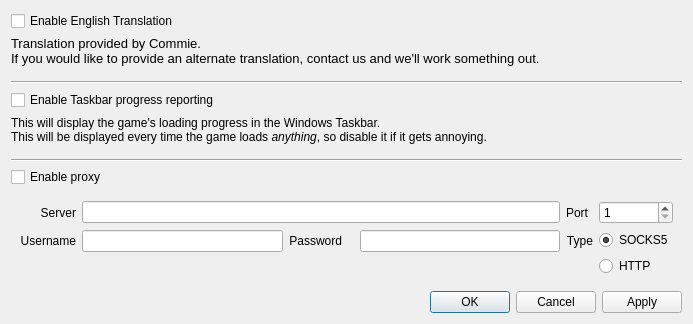
<?xml version="1.0" encoding="UTF-8"?>
<ui version="4.0">
 <class>KVSettingsDialog</class>
 <widget class="QDialog" name="KVSettingsDialog">
  <property name="windowModality">
   <enum>Qt::WindowModal</enum>
  </property>
  <property name="geometry">
   <rect>
    <x>0</x>
    <y>0</y>
    <width>693</width>
    <height>324</height>
   </rect>
  </property>
  <property name="windowTitle">
   <string>Settings</string>
  </property>
  <layout class="QVBoxLayout" name="verticalLayout">
   <property name="spacing">
    <number>5</number>
   </property>
   <item>
    <widget class="QCheckBox" name="translationCheckbox">
     <property name="text">
      <string>Enable English Translation</string>
     </property>
    </widget>
   </item>
   <item>
    <widget class="QLabel" name="label">
     <property name="font">
      <font>
       <pointsize>10</pointsize>
      </font>
     </property>
     <property name="text">
      <string>Translation provided by Commie.
If you would like to provide an alternate translation, contact us and we'll work something out.</string>
     </property>
     <property name="alignment">
      <set>Qt::AlignLeading|Qt::AlignLeft|Qt::AlignVCenter</set>
     </property>
    </widget>
   </item>
   <item>
    <widget class="QWidget" name="windowsOnlyContainer" native="true">
     <layout class="QVBoxLayout" name="verticalLayout_2">
      <property name="leftMargin">
       <number>0</number>
      </property>
      <property name="topMargin">
       <number>0</number>
      </property>
      <property name="rightMargin">
       <number>0</number>
      </property>
      <property name="bottomMargin">
       <number>0</number>
      </property>
      <item>
       <spacer name="verticalSpacer_4">
        <property name="orientation">
         <enum>Qt::Vertical</enum>
        </property>
        <property name="sizeType">
         <enum>QSizePolicy::Preferred</enum>
        </property>
        <property name="sizeHint" stdset="0">
         <size>
          <width>20</width>
          <height>10</height>
         </size>
        </property>
       </spacer>
      </item>
      <item>
       <widget class="Line" name="line">
        <property name="orientation">
         <enum>Qt::Horizontal</enum>
        </property>
       </widget>
      </item>
      <item>
       <widget class="QCheckBox" name="taskbarProgressCheckbox">
        <property name="text">
         <string>Enable Taskbar progress reporting</string>
        </property>
       </widget>
      </item>
      <item>
       <widget class="QLabel" name="label_2">
        <property name="text">
         <string>This will display the game's loading progress in the Windows Taskbar.&lt;br /&gt;This will be displayed every time the game loads &lt;i&gt;anything&lt;/i&gt;, so disable it if it gets annoying.</string>
        </property>
        <property name="textFormat">
         <enum>Qt::RichText</enum>
        </property>
       </widget>
      </item>
     </layout>
    </widget>
   </item>
   <item>
    <spacer name="verticalSpacer_2">
     <property name="orientation">
      <enum>Qt::Vertical</enum>
     </property>
     <property name="sizeType">
      <enum>QSizePolicy::Preferred</enum>
     </property>
     <property name="sizeHint" stdset="0">
      <size>
       <width>20</width>
       <height>10</height>
      </size>
     </property>
    </spacer>
   </item>
   <item>
    <widget class="Line" name="line_2">
     <property name="orientation">
      <enum>Qt::Horizontal</enum>
     </property>
    </widget>
   </item>
   <item>
    <widget class="QCheckBox" name="proxyCheckbox">
     <property name="text">
      <string>Enable proxy</string>
     </property>
    </widget>
   </item>
   <item>
    <widget class="QWidget" name="proxyContainer" native="true">
     <property name="minimumSize">
      <size>
       <width>0</width>
       <height>50</height>
      </size>
     </property>
     <layout class="QGridLayout" name="gridLayout">
      <item row="2" column="5">
       <widget class="QLineEdit" name="proxyPassEdit"/>
      </item>
      <item row="1" column="7">
       <widget class="QSpinBox" name="proxyPortBox">
        <property name="minimum">
         <number>1</number>
        </property>
        <property name="maximum">
         <number>65535</number>
        </property>
       </widget>
      </item>
      <item row="2" column="0">
       <widget class="QLabel" name="label_7">
        <property name="text">
         <string>Username</string>
        </property>
        <property name="alignment">
         <set>Qt::AlignRight|Qt::AlignTrailing|Qt::AlignVCenter</set>
        </property>
       </widget>
      </item>
      <item row="1" column="0">
       <widget class="QLabel" name="label_3">
        <property name="text">
         <string>Server</string>
        </property>
        <property name="alignment">
         <set>Qt::AlignRight|Qt::AlignTrailing|Qt::AlignVCenter</set>
        </property>
       </widget>
      </item>
      <item row="2" column="1">
       <widget class="QLineEdit" name="proxyUserEdit"/>
      </item>
      <item row="2" column="2">
       <widget class="QLabel" name="label_6">
        <property name="text">
         <string>Password</string>
        </property>
        <property name="alignment">
         <set>Qt::AlignRight|Qt::AlignTrailing|Qt::AlignVCenter</set>
        </property>
       </widget>
      </item>
      <item row="1" column="6">
       <widget class="QLabel" name="label_4">
        <property name="text">
         <string>Port</string>
        </property>
       </widget>
      </item>
      <item row="2" column="6">
       <widget class="QLabel" name="label_5">
        <property name="text">
         <string>Type</string>
        </property>
        <property name="alignment">
         <set>Qt::AlignRight|Qt::AlignTrailing|Qt::AlignVCenter</set>
        </property>
       </widget>
      </item>
      <item row="2" column="7" rowspan="2">
       <layout class="QVBoxLayout" name="verticalLayout_3">
        <item>
         <widget class="QRadioButton" name="socksProxyRadio">
          <property name="text">
           <string>SOCKS5</string>
          </property>
          <property name="checked">
           <bool>true</bool>
          </property>
         </widget>
        </item>
        <item>
         <widget class="QRadioButton" name="httpProxyRadio">
          <property name="text">
           <string>HTTP</string>
          </property>
         </widget>
        </item>
        <item>
         <spacer name="verticalSpacer_3">
          <property name="orientation">
           <enum>Qt::Vertical</enum>
          </property>
          <property name="sizeHint" stdset="0">
           <size>
            <width>20</width>
            <height>0</height>
           </size>
          </property>
         </spacer>
        </item>
       </layout>
      </item>
      <item row="1" column="1" colspan="5">
       <widget class="QLineEdit" name="proxyServerEdit"/>
      </item>
     </layout>
    </widget>
   </item>
   <item>
    <spacer name="verticalSpacer">
     <property name="orientation">
      <enum>Qt::Vertical</enum>
     </property>
     <property name="sizeHint" stdset="0">
      <size>
       <width>20</width>
       <height>0</height>
      </size>
     </property>
    </spacer>
   </item>
   <item>
    <widget class="QDialogButtonBox" name="buttonBox">
     <property name="orientation">
      <enum>Qt::Horizontal</enum>
     </property>
     <property name="standardButtons">
      <set>QDialogButtonBox::Apply|QDialogButtonBox::Cancel|QDialogButtonBox::Ok</set>
     </property>
    </widget>
   </item>
  </layout>
 </widget>
 <resources/>
 <connections>
  <connection>
   <sender>buttonBox</sender>
   <signal>accepted()</signal>
   <receiver>KVSettingsDialog</receiver>
   <slot>accept()</slot>
   <hints>
    <hint type="sourcelabel">
     <x>248</x>
     <y>254</y>
    </hint>
    <hint type="destinationlabel">
     <x>157</x>
     <y>274</y>
    </hint>
   </hints>
  </connection>
  <connection>
   <sender>buttonBox</sender>
   <signal>rejected()</signal>
   <receiver>KVSettingsDialog</receiver>
   <slot>reject()</slot>
   <hints>
    <hint type="sourcelabel">
     <x>316</x>
     <y>260</y>
    </hint>
    <hint type="destinationlabel">
     <x>286</x>
     <y>274</y>
    </hint>
   </hints>
  </connection>
 </connections>
</ui>
